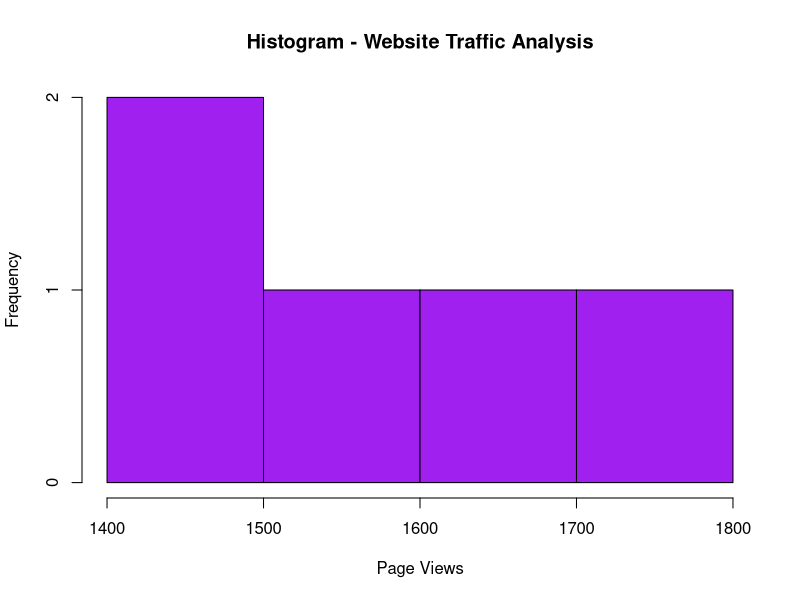

Recreate this plot in R.
# Provided data
traffic_data <- data.frame(
  Date = as.Date(c('2023-01-01', '2023-01-02', '2023-01-03', '2023-01-04', '2023-01-05')),
  Page_Views = c(1500, 1600, 1400, 1650, 1800),
  Click_through_Rate = c(2.3, 2.7, 2.0, 2.4, 2.6)
)

# Convert Click-through Rate to numeric
traffic_data$Click_through_Rate <- as.numeric(sub("%", "", traffic_data$Click_through_Rate))

# Histogram
hist(traffic_data$Page_Views, col = "purple",
     main = "Histogram - Website Traffic Analysis", xlab = "Page Views", ylab = "Frequency")
